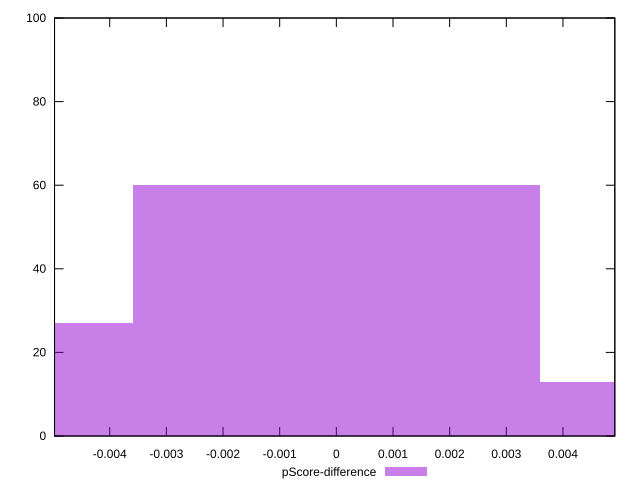

Write gnuplot code to recreate this figure.
reset

$pScoreDifference <<EOF
0 60
0.007186547913372178 13
-0.007186547913372178 27
EOF

set key outside below
set boxwidth 0.007186547913372178
set xrange [-0.004974106842230985:0.004915317955077825]
set yrange [0:100]
set trange [0:100]
set style fill transparent solid 0.5 noborder
set terminal svg size 640, 490 enhanced background rgb 'white'
set output "reports/report_00032_2021-02-25T10-28-15.087Z/speed-index/samples/music/pScore-difference/histogram.svg"

plot $pScoreDifference title "pScore-difference" with boxes

reset
